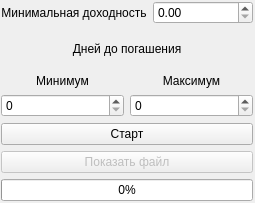
<?xml version="1.0" encoding="UTF-8"?>
<ui version="4.0">
 <class>Widget</class>
 <widget class="QWidget" name="Widget">
  <property name="geometry">
   <rect>
    <x>0</x>
    <y>0</y>
    <width>255</width>
    <height>203</height>
   </rect>
  </property>
  <property name="windowTitle">
   <string>MOEX Bond recommendations by n1tr0xs</string>
  </property>
  <widget class="QWidget" name="layoutWidget">
   <property name="geometry">
    <rect>
     <x>1</x>
     <y>1</y>
     <width>252</width>
     <height>200</height>
    </rect>
   </property>
   <layout class="QVBoxLayout" name="verticalLayout_4">
    <item>
     <layout class="QHBoxLayout" name="horizontalLayout_2">
      <item>
       <widget class="QLabel" name="label">
        <property name="text">
         <string>Минимальная доходность</string>
        </property>
        <property name="alignment">
         <set>Qt::AlignmentFlag::AlignCenter</set>
        </property>
       </widget>
      </item>
      <item>
       <widget class="QDoubleSpinBox" name="minBondYieldSpinBox">
        <property name="maximum">
         <double>999999999.000000000000000</double>
        </property>
       </widget>
      </item>
     </layout>
    </item>
    <item>
     <layout class="QVBoxLayout" name="verticalLayout_3">
      <item>
       <widget class="QLabel" name="label_1">
        <property name="text">
         <string>Дней до погашения</string>
        </property>
        <property name="alignment">
         <set>Qt::AlignmentFlag::AlignCenter</set>
        </property>
        <property name="wordWrap">
         <bool>false</bool>
        </property>
       </widget>
      </item>
      <item>
       <layout class="QHBoxLayout" name="horizontalLayout">
        <item>
         <layout class="QVBoxLayout" name="verticalLayout_2">
          <item>
           <widget class="QLabel" name="label_2">
            <property name="text">
             <string>Минимум</string>
            </property>
            <property name="alignment">
             <set>Qt::AlignmentFlag::AlignCenter</set>
            </property>
           </widget>
          </item>
          <item>
           <widget class="QSpinBox" name="minDaysToMaturitySpinBox">
            <property name="maximum">
             <number>999999999</number>
            </property>
           </widget>
          </item>
         </layout>
        </item>
        <item>
         <layout class="QVBoxLayout" name="verticalLayout">
          <item>
           <widget class="QLabel" name="label_3">
            <property name="text">
             <string>Максимум</string>
            </property>
            <property name="alignment">
             <set>Qt::AlignmentFlag::AlignCenter</set>
            </property>
           </widget>
          </item>
          <item>
           <widget class="QSpinBox" name="maxDaysToMaturitySpinBox">
            <property name="maximum">
             <number>999999999</number>
            </property>
           </widget>
          </item>
         </layout>
        </item>
       </layout>
      </item>
     </layout>
    </item>
    <item>
     <widget class="QPushButton" name="buttonStart">
      <property name="text">
       <string>Старт</string>
      </property>
     </widget>
    </item>
    <item>
     <widget class="QPushButton" name="buttonShowFile">
      <property name="enabled">
       <bool>false</bool>
      </property>
      <property name="text">
       <string>Показать файл</string>
      </property>
     </widget>
    </item>
    <item>
     <widget class="QProgressBar" name="progressBar">
      <property name="value">
       <number>0</number>
      </property>
     </widget>
    </item>
   </layout>
  </widget>
 </widget>
 <resources/>
 <connections/>
</ui>
